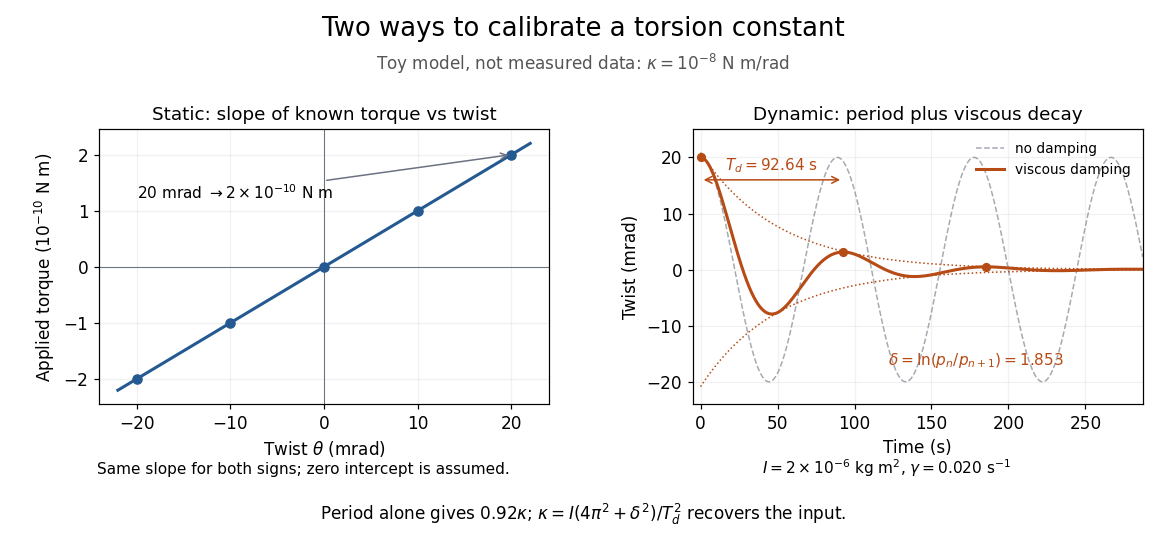

Recreate this plot in Python.
"""Original calculated torsion calibration curves, not measured data.

Tested with Python 3.14.4, matplotlib 3.10.7, numpy 2.3.5.
Run from _media: MPLCONFIGDIR=/tmp/codex-wiki-matplotlib python3 ../torsion-balance-calibration.py
Writes the matching opaque white PNG basename to the current working directory.
"""
from pathlib import Path
import matplotlib
matplotlib.use('Agg')
import matplotlib.pyplot as plt
import numpy as np


def main():
    plt.rcParams.update({'font.size': 11, 'figure.facecolor': 'white', 'axes.facecolor': 'white'})
    kappa, inertia, gamma = 1e-8, 2e-6, .020
    omega0 = np.sqrt(kappa/inertia)
    omegad = np.sqrt(omega0**2-gamma**2)
    period0, periodd = 2*np.pi/omega0, 2*np.pi/omegad
    delta = gamma*periodd
    # Choose phase so t=0 and every integer damped period are true positive maxima.
    phase = -np.arctan(gamma/omegad)
    amplitude = .020/np.cos(phase)
    t = np.linspace(0, 3.1*periodd, 1600)
    theta = amplitude*np.exp(-gamma*t)*np.cos(omegad*t+phase)
    envelope = amplitude*np.exp(-gamma*t)
    fig, axes = plt.subplots(1, 2, figsize=(10.6, 4.9))
    fig.subplots_adjust(left=.085, right=.98, bottom=.25, top=.76, wspace=.32)
    fig.suptitle('Two ways to calibrate a torsion constant', fontsize=17, y=.97)
    fig.text(.5, .87, r'Toy model, not measured data: $\kappa=10^{-8}$ N m/rad', ha='center', color='#555555')
    blue, orange, gray = '#245a91', '#b74b16', '#6b7280'
    ax = axes[0]
    ax.set_title('Static: slope of known torque vs twist', fontsize=12)
    angles = np.linspace(-.022, .022, 100)
    ax.plot(angles*1e3, kappa*angles/1e-10, color=blue, lw=2)
    pts = np.array([-.020, -.010, 0, .010, .020])
    ax.scatter(pts*1e3, kappa*pts/1e-10, color=blue, s=35, zorder=3)
    ax.axhline(0, color=gray, lw=.7)
    ax.axvline(0, color=gray, lw=.7)
    ax.set_xlabel(r'Twist $\theta$ (mrad)')
    ax.set_ylabel(r'Applied torque ($10^{-10}$ N m)')
    ax.set_xlim(-24, 24)
    ax.set_ylim(-2.45, 2.45)
    ax.annotate(r'20 mrad $\to 2\times10^{-10}$ N m', xy=(20, 2), xytext=(-20, 1.2), fontsize=10,
                arrowprops={'arrowstyle': '->', 'color': gray})
    ax.grid(alpha=.17)
    ax = axes[1]
    ax.set_title('Dynamic: period plus viscous decay', fontsize=12)
    ax.plot(t, 20*np.cos(omega0*t), '--', color=gray, alpha=.6, lw=1, label='no damping')
    ax.plot(t, theta*1e3, color=orange, lw=2, label='viscous damping')
    for sign in (-1, 1):
        ax.plot(t, sign*envelope*1e3, ':', color=orange, lw=1)
    peaks_t = np.array([0., periodd, 2*periodd])
    peaks = .020*np.exp(-gamma*peaks_t)
    ax.scatter(peaks_t, peaks*1e3, color=orange, s=25, zorder=4)
    ax.annotate('', xy=(periodd, 16), xytext=(0, 16), arrowprops={'arrowstyle': '<->', 'color': orange})
    ax.text(periodd/2, 17.7, r'$T_d=92.64$ s', ha='center', color=orange, fontsize=10)
    ax.text(122, -17, r'$\delta=\ln(p_n/p_{n+1})=1.853$', fontsize=10, color=orange)
    ax.set_xlabel('Time (s)')
    ax.set_ylabel('Twist (mrad)')
    ax.set_xlim(-5, t[-1])
    ax.set_ylim(-24, 25)
    ax.legend(loc='upper right', fontsize=9, frameon=False)
    ax.grid(alpha=.17)
    fig.text(.26, .12, r'Same slope for both signs; zero intercept is assumed.', ha='center', fontsize=10)
    fig.text(.76, .12, r'$I=2\times10^{-6}$ kg m$^2$, $\gamma=0.020$ s$^{-1}$', ha='center', fontsize=10)
    fig.text(.5, .035, r'Period alone gives $0.92\kappa$; $\kappa=I(4\pi^2+\delta^2)/T_d^2$ recovers the input.', ha='center', fontsize=11)
    fig.savefig(Path(__file__).with_suffix('.png').name, dpi=110, facecolor='white', transparent=False)
    plt.close(fig)
    print(f'T0={period0:.9f} s; Td={periodd:.9f} s; delta={delta:.9f}; naive={inertia*omegad**2:.12g}; corrected={inertia*(omegad**2+gamma**2):.12g}')


if __name__ == '__main__':
    main()
